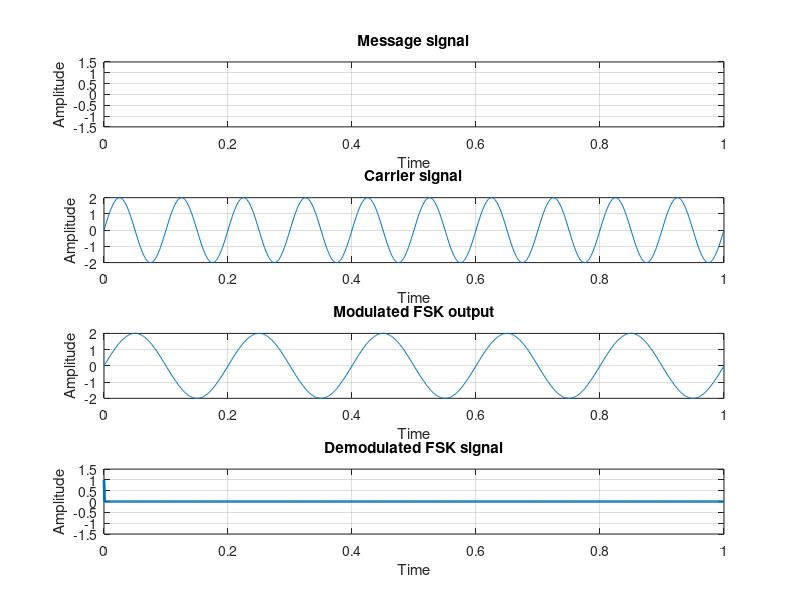

This figure's MATLAB source:
clc;
close all;
clear all;
% Message signal input and ploting

n=input('Enter the Bit stream \n ');	% Message signal in binary form 
N=length(n);	% Length of message signal
fs = 1000*N;	% Sampling frequency 
t=0:1/fs:N;	% Time division with step b 
N1=length(t);	% Length of total divisions 
i=1;

%Run for Loop 
for j=1:N1
    if t(j)<=i
        x(j)=n(i); 
    else
        i=i+1;
    end
end
figure(1); 
subplot(4,1,1);
plot(t,x,'Linewidth',2);	%Message signal plot 
axis([0 N -1.5 1.5]);
title('Message signal');
xlabel('Time');
ylabel('Amplitude');
grid on;

%Carrier signals generation (x1,x2)

a=2;	%Amplitude scale for carrier signal
f1=10;	%1st carrier signal frequency
f2=5;	%2nd carrier signal frequency

% Uncomment the following for user input

x1=a*sin(2*pi*f1*t);	%1st carrier signal 
subplot(4,1,2);
plot(t,x1);	%1st carrier signal plot
 
title('Carrier signal');
xlabel('Time'); 
ylabel('Amplitude');
grid on;
x2=a*sin(2*pi*f2*t);	%2nd carrier signal 
%subplot(4,1,2);
%plot(t,x2);	%2nd carrier signal plot 
%title('carrier signal');
%xlabel('Time'); 
%ylabel('Amplitude'); 
%grid on;
%Modulation section 
for j=1:N1
    if x(j)==1
        y1(j)=x1(j); 
    else
        y1(j)=x2(j);
    end
end
subplot(4,1,3);
%Plot of FSK output signal 
plot(t,y1);
title('Modulated FSK output');
xlabel('Time'); ylabel('Amplitude'); 
grid on;
%FSK Receiver section 
for j=1:N1
    if y1(j)==x1(j) 
        y2(j)=1;
    else
        y2(j)=0;
    end
end
subplot(4,1,4);

%Plot of FSK demodulated signal
 
plot(t,y2,'Linewidth',2);
axis([0 N -1.5 1.5]);
title('Demodulated FSK signal');
xlabel('Time'); 
ylabel('Amplitude');
grid on;
